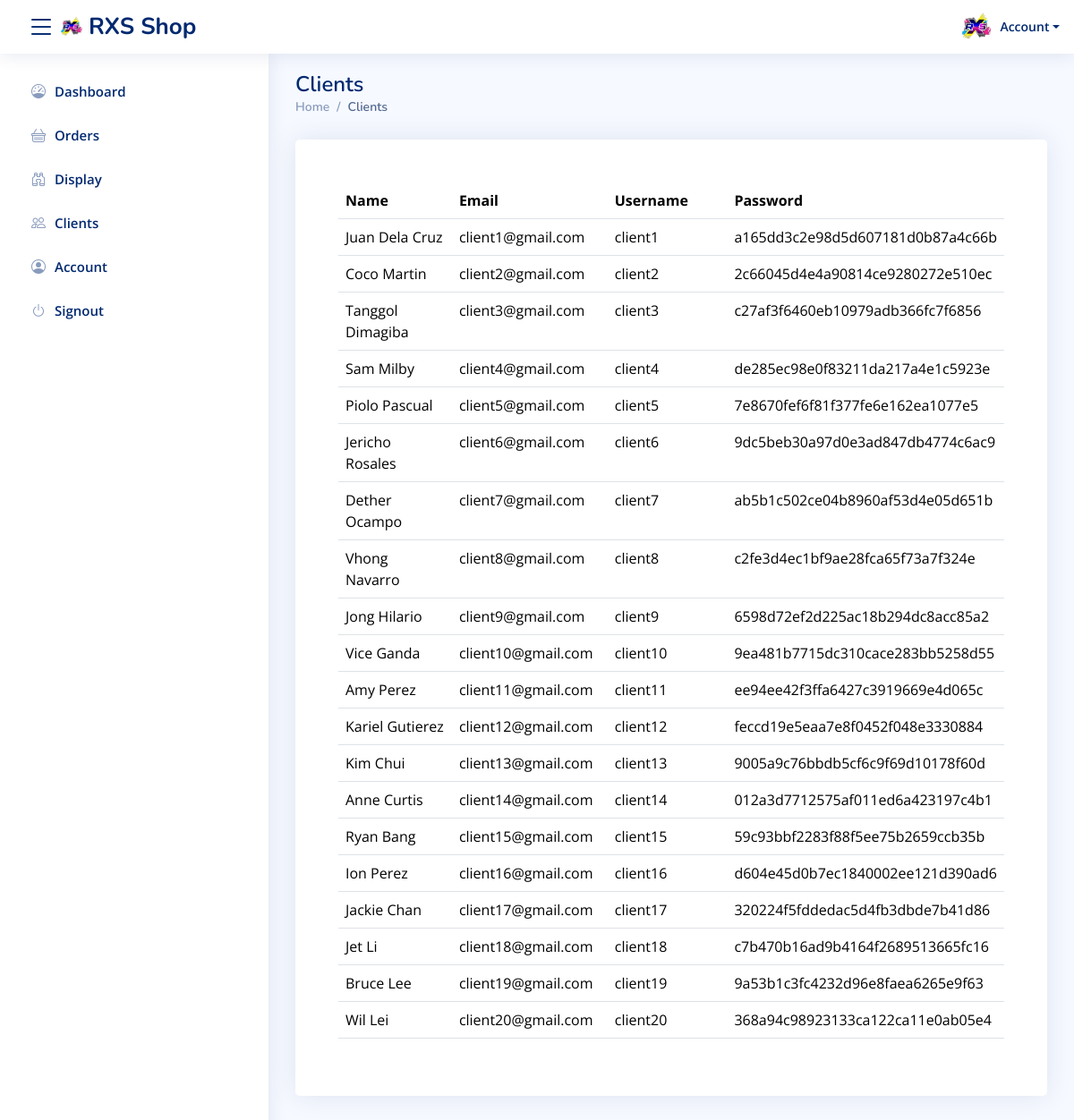
/admin/clients.php (signed in), run on the app's committed database.
### tables this page shows
CREATE TABLE IF NOT EXISTS `tbl_client` (
  `id` int NOT NULL AUTO_INCREMENT,
  `email` varchar(50) NOT NULL,
  `username` varchar(50) NOT NULL,
  `password` varchar(50) NOT NULL,
  `firstname` varchar(50) NOT NULL,
  `middlename` varchar(50) NOT NULL,
  `lastname` varchar(50) NOT NULL,
  PRIMARY KEY (`id`)
);

### admin/clients.php (the view, shortened to what this page needs)
<?php
include '../database_connection.php';
if (isset($_SESSION['id'])) {
?>
    <!DOCTYPE html>
    <html lang="en">
    <head>
        <link href="assets/vendor/bootstrap/css/bootstrap.min.css" rel="stylesheet">
        <link href="assets/vendor/bootstrap-icons/bootstrap-icons.css" rel="stylesheet">
        <link href="assets/css/style.css" rel="stylesheet">
    </head>
    <body>
        <?php include 'top-nav.php' ?>
        <?php include 'side-nav.php' ?>
        <main id="main" class="main">
            <div class="d-flex align-items-center justify-content-between">
                <div class="pagetitle">
                    <h1>Clients</h1>
                    <nav>
                        <ol class="breadcrumb">
                            <li class="breadcrumb-item">Home</li>
                            <li class="breadcrumb-item active">Clients</li>
                        </ol>
                    </nav>
                </div>
            </div>
            <section class="section dashboard">
                <div class="card">
                    <div class="card-body p-5">
                        <div class="row">
                            <div class="col-lg-12">
                                <div class="table-responsive">
                                    <table class="table p-5">
                                        <col width="25%">
                                        <col width="25%">
                                        <col width="25%">
                                        <col width="25%">
                                        <thead>
                                            <tr>
                                                <th>Name</th>
                                                <th>Email</th>
                                                <th>Username</th>
                                                <th>Password</th>
                                            </tr>
                                        </thead>
                                        <tbody>
                                            <?php
                                            $stmt = $conn->prepare('SELECT * FROM tbl_client ');
                                            $stmt->execute();
                                            $result = $stmt->get_result();
                                            while ($row = $result->fetch_assoc()) {
                                                $firstname = $row['firstname'];
                                                $middlename = $row['middlename'];
                                                $lastname = $row['lastname'];
                                                $email = $row['email'];
                                                $username = $row['username'];
                                                $password = $row['password'];
                                                echo '
                                        <tr>
                                            <td>' . $firstname . " " . $middlename . " " . $lastname . '</td>
                                            <td>' . $email . '</td>
                                            <td>' . $username . '</td>
                                            <td>' . $password . '</td>
                                        </tr>
                                        ';
                                            }
                                            ?>
                                        </tbody>
                                    </table>
                                </div>
                            </div>
                        </div>
                    </div>
                </div>
            </section>
        </main>
    </body>
    </html>
<?php
} else {
    header("Location: logout.php");
    exit();
}

### admin/assets/css/style.css (style rules this page uses)
:root { scroll-behavior: smooth; }
body { font-family: "Open Sans", sans-serif; background: #f6f9ff; color: #444444; }
h1, h2, h3, h4, h5, h6 { font-family: "Nunito", sans-serif; }
#main { margin-top: 60px; padding: 20px 30px; transition: all 0.3s; }
.pagetitle { margin-bottom: 10px; }
.pagetitle h1 { font-size: 24px; margin-bottom: 0; font-weight: 600; color: #012970; }
.card { margin-bottom: 30px; border: none; border-radius: 5px; box-shadow: 0px 0 30px rgba(1, 41, 112, 0.1); }
.card-body { padding: 0 20px 20px 20px; }
.breadcrumb { font-size: 14px; font-family: "Nunito", sans-serif; color: #899bbd; font-weight: 600; }
.breadcrumb .breadcrumb-item::before { color: #899bbd; }
.breadcrumb .active { color: #51678f; font-weight: 600; }
@media (min-width: 1200px) { #main, #footer { margin-left: 300px; } }

### data on the page
tbl_client: firstname "Juan", lastname "Dela Cruz", email "client1@gmail.com", username "client1", password "a165dd3c2e98d5d607181d0b87a4c66b"
tbl_client: firstname "Coco", lastname "Martin", email "client2@gmail.com", username "client2", password "2c66045d4e4a90814ce9280272e510ec"
tbl_client: firstname "Tanggol", lastname "Dimagiba", email "client3@gmail.com", username "client3", password "c27af3f6460eb10979adb366fc7f6856"
tbl_client: firstname "Sam", lastname "Milby", email "client4@gmail.com", username "client4", password "de285ec98e0f83211da217a4e1c5923e"
tbl_client: firstname "Piolo", lastname "Pascual", email "client5@gmail.com", username "client5", password "7e8670fef6f81f377fe6e162ea1077e5"
tbl_client: firstname "Jericho", lastname "Rosales", email "client6@gmail.com", username "client6", password "9dc5beb30a97d0e3ad847db4774c6ac9"
tbl_client: firstname "Dether", lastname "Ocampo", email "client7@gmail.com", username "client7", password "ab5b1c502ce04b8960af53d4e05d651b"
tbl_client: firstname "Vhong", lastname "Navarro", email "client8@gmail.com", username "client8", password "c2fe3d4ec1bf9ae28fca65f73a7f324e"
tbl_client: firstname "Jong", lastname "Hilario", email "client9@gmail.com", username "client9", password "6598d72ef2d225ac18b294dc8acc85a2"
tbl_client: firstname "Vice", lastname "Ganda", email "client10@gmail.com", username "client10", password "9ea481b7715dc310cace283bb5258d55"
tbl_client: firstname "Amy", lastname "Perez", email "client11@gmail.com", username "client11", password "ee94ee42f3ffa6427c3919669e4d065c"
tbl_client: firstname "Kariel", lastname "Gutierez", email "client12@gmail.com", username "client12", password "feccd19e5eaa7e8f0452f048e3330884"
tbl_client: firstname "Kim", lastname "Chui", email "client13@gmail.com", username "client13", password "9005a9c76bbdb5cf6c9f69d10178f60d"
tbl_client: firstname "Anne", lastname "Curtis", email "client14@gmail.com", username "client14", password "012a3d7712575af011ed6a423197c4b1"
tbl_client: firstname "Ryan", lastname "Bang", email "client15@gmail.com", username "client15", password "59c93bbf2283f88f5ee75b2659ccb35b"
tbl_client: firstname "Ion", lastname "Perez", email "client16@gmail.com", username "client16", password "d604e45d0b7ec1840002ee121d390ad6"
tbl_client: firstname "Jackie", lastname "Chan", email "client17@gmail.com", username "client17", password "320224f5fddedac5d4fb3dbde7b41d86"
tbl_client: firstname "Jet", lastname "Li", email "client18@gmail.com", username "client18", password "c7b470b16ad9b4164f2689513665fc16"
tbl_client: firstname "Bruce", lastname "Lee", email "client19@gmail.com", username "client19", password "9a53b1c3fc4232d96e8faea6265e9f63"
tbl_client: firstname "Wil", lastname "Lei", email "client20@gmail.com", username "client20", password "368a94c98923133ca122ca11e0ab05e4"
